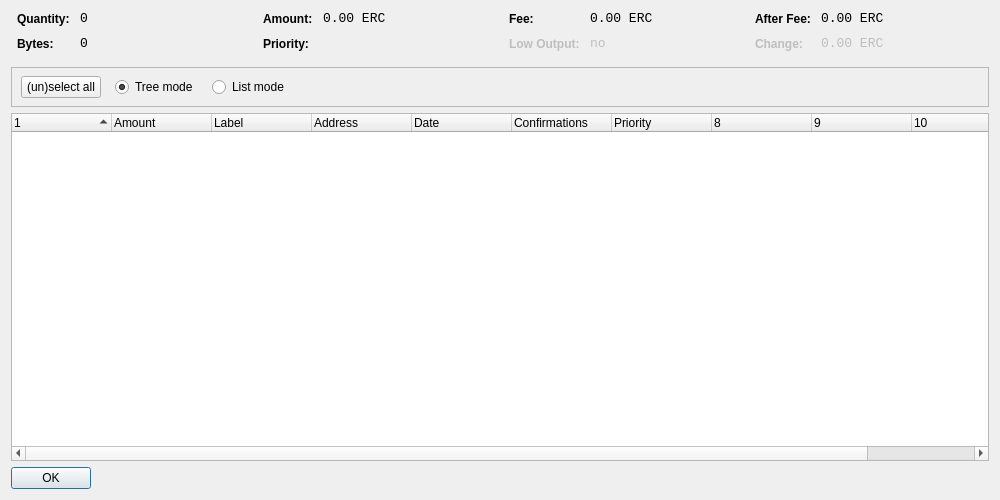
<?xml version="1.0" encoding="UTF-8"?>
<ui version="4.0">
 <class>CoinControlDialog</class>
 <widget class="QDialog" name="CoinControlDialog">
  <property name="geometry">
   <rect>
    <x>0</x>
    <y>0</y>
    <width>1000</width>
    <height>500</height>
   </rect>
  </property>
  <property name="windowTitle">
   <string>Coin Control</string>
  </property>
  <layout class="QVBoxLayout" name="verticalLayout">
   <item>
    <layout class="QHBoxLayout" name="horizontalLayoutTop" stretch="0,0,0,0">
     <property name="topMargin">
      <number>0</number>
     </property>
     <property name="bottomMargin">
      <number>10</number>
     </property>
     <item>
      <layout class="QFormLayout" name="formLayoutCoinControl1">
       <property name="horizontalSpacing">
        <number>10</number>
       </property>
       <property name="verticalSpacing">
        <number>10</number>
       </property>
       <property name="leftMargin">
        <number>6</number>
       </property>
       <property name="rightMargin">
        <number>6</number>
       </property>
       <item row="0" column="0">
        <widget class="QLabel" name="labelCoinControlQuantityText">
         <property name="styleSheet">
          <string notr="true">font-weight:bold;</string>
         </property>
         <property name="text">
          <string>Quantity:</string>
         </property>
        </widget>
       </item>
       <item row="0" column="1">
        <widget class="QLabel" name="labelCoinControlQuantity">
         <property name="font">
          <font>
           <family>Monospace</family>
           <pointsize>10</pointsize>
          </font>
         </property>
         <property name="cursor">
          <cursorShape>IBeamCursor</cursorShape>
         </property>
         <property name="contextMenuPolicy">
          <enum>Qt::ActionsContextMenu</enum>
         </property>
         <property name="text">
          <string notr="true">0</string>
         </property>
         <property name="textInteractionFlags">
          <set>Qt::LinksAccessibleByMouse|Qt::TextSelectableByKeyboard|Qt::TextSelectableByMouse</set>
         </property>
        </widget>
       </item>
       <item row="1" column="0">
        <widget class="QLabel" name="labelCoinControlBytesText">
         <property name="styleSheet">
          <string notr="true">font-weight:bold;</string>
         </property>
         <property name="text">
          <string>Bytes:</string>
         </property>
        </widget>
       </item>
       <item row="1" column="1">
        <widget class="QLabel" name="labelCoinControlBytes">
         <property name="font">
          <font>
           <family>Monospace</family>
           <pointsize>10</pointsize>
          </font>
         </property>
         <property name="cursor">
          <cursorShape>IBeamCursor</cursorShape>
         </property>
         <property name="contextMenuPolicy">
          <enum>Qt::ActionsContextMenu</enum>
         </property>
         <property name="text">
          <string notr="true">0</string>
         </property>
         <property name="textInteractionFlags">
          <set>Qt::LinksAccessibleByMouse|Qt::TextSelectableByKeyboard|Qt::TextSelectableByMouse</set>
         </property>
        </widget>
       </item>
      </layout>
     </item>
     <item>
      <layout class="QFormLayout" name="formLayoutCoinControl2">
       <property name="horizontalSpacing">
        <number>10</number>
       </property>
       <property name="verticalSpacing">
        <number>10</number>
       </property>
       <property name="leftMargin">
        <number>6</number>
       </property>
       <property name="rightMargin">
        <number>6</number>
       </property>
       <item row="0" column="0">
        <widget class="QLabel" name="labelCoinControlAmountText">
         <property name="styleSheet">
          <string notr="true">font-weight:bold;</string>
         </property>
         <property name="text">
          <string>Amount:</string>
         </property>
        </widget>
       </item>
       <item row="0" column="1">
        <widget class="QLabel" name="labelCoinControlAmount">
         <property name="font">
          <font>
           <family>Monospace</family>
           <pointsize>10</pointsize>
          </font>
         </property>
         <property name="cursor">
          <cursorShape>IBeamCursor</cursorShape>
         </property>
         <property name="contextMenuPolicy">
          <enum>Qt::ActionsContextMenu</enum>
         </property>
         <property name="text">
          <string notr="true">0.00 ERC</string>
         </property>
         <property name="textInteractionFlags">
          <set>Qt::LinksAccessibleByMouse|Qt::TextSelectableByKeyboard|Qt::TextSelectableByMouse</set>
         </property>
        </widget>
       </item>
       <item row="1" column="0">
        <widget class="QLabel" name="labelCoinControlPriorityText">
         <property name="styleSheet">
          <string notr="true">font-weight:bold;</string>
         </property>
         <property name="text">
          <string>Priority:</string>
         </property>
        </widget>
       </item>
       <item row="1" column="1">
        <widget class="QLabel" name="labelCoinControlPriority">
         <property name="font">
          <font>
           <family>Monospace</family>
           <pointsize>10</pointsize>
          </font>
         </property>
         <property name="cursor">
          <cursorShape>IBeamCursor</cursorShape>
         </property>
         <property name="contextMenuPolicy">
          <enum>Qt::ActionsContextMenu</enum>
         </property>
         <property name="text">
          <string/>
         </property>
         <property name="textInteractionFlags">
          <set>Qt::LinksAccessibleByMouse|Qt::TextSelectableByKeyboard|Qt::TextSelectableByMouse</set>
         </property>
        </widget>
       </item>
      </layout>
     </item>
     <item>
      <layout class="QFormLayout" name="formLayoutCoinControl3">
       <property name="horizontalSpacing">
        <number>10</number>
       </property>
       <property name="verticalSpacing">
        <number>10</number>
       </property>
       <property name="leftMargin">
        <number>6</number>
       </property>
       <property name="rightMargin">
        <number>6</number>
       </property>
       <item row="0" column="0">
        <widget class="QLabel" name="labelCoinControlFeeText">
         <property name="styleSheet">
          <string notr="true">font-weight:bold;</string>
         </property>
         <property name="text">
          <string>Fee:</string>
         </property>
        </widget>
       </item>
       <item row="0" column="1">
        <widget class="QLabel" name="labelCoinControlFee">
         <property name="font">
          <font>
           <family>Monospace</family>
           <pointsize>10</pointsize>
          </font>
         </property>
         <property name="cursor">
          <cursorShape>IBeamCursor</cursorShape>
         </property>
         <property name="contextMenuPolicy">
          <enum>Qt::ActionsContextMenu</enum>
         </property>
         <property name="text">
          <string notr="true">0.00 ERC</string>
         </property>
         <property name="textInteractionFlags">
          <set>Qt::LinksAccessibleByMouse|Qt::TextSelectableByKeyboard|Qt::TextSelectableByMouse</set>
         </property>
        </widget>
       </item>
       <item row="1" column="0">
        <widget class="QLabel" name="labelCoinControlLowOutputText">
         <property name="enabled">
          <bool>false</bool>
         </property>
         <property name="styleSheet">
          <string notr="true">font-weight:bold;</string>
         </property>
         <property name="text">
          <string>Low Output:</string>
         </property>
        </widget>
       </item>
       <item row="1" column="1">
        <widget class="QLabel" name="labelCoinControlLowOutput">
         <property name="enabled">
          <bool>false</bool>
         </property>
         <property name="font">
          <font>
           <family>Monospace</family>
           <pointsize>10</pointsize>
          </font>
         </property>
         <property name="cursor">
          <cursorShape>IBeamCursor</cursorShape>
         </property>
         <property name="contextMenuPolicy">
          <enum>Qt::ActionsContextMenu</enum>
         </property>
         <property name="text">
          <string notr="true">no</string>
         </property>
         <property name="textInteractionFlags">
          <set>Qt::LinksAccessibleByMouse|Qt::TextSelectableByKeyboard|Qt::TextSelectableByMouse</set>
         </property>
        </widget>
       </item>
      </layout>
     </item>
     <item>
      <layout class="QFormLayout" name="formLayoutCoinControl4">
       <property name="horizontalSpacing">
        <number>10</number>
       </property>
       <property name="verticalSpacing">
        <number>10</number>
       </property>
       <property name="leftMargin">
        <number>6</number>
       </property>
       <property name="rightMargin">
        <number>6</number>
       </property>
       <item row="0" column="0">
        <widget class="QLabel" name="labelCoinControlAfterFeeText">
         <property name="styleSheet">
          <string notr="true">font-weight:bold;</string>
         </property>
         <property name="text">
          <string>After Fee:</string>
         </property>
        </widget>
       </item>
       <item row="0" column="1">
        <widget class="QLabel" name="labelCoinControlAfterFee">
         <property name="font">
          <font>
           <family>Monospace</family>
           <pointsize>10</pointsize>
          </font>
         </property>
         <property name="cursor">
          <cursorShape>IBeamCursor</cursorShape>
         </property>
         <property name="contextMenuPolicy">
          <enum>Qt::ActionsContextMenu</enum>
         </property>
         <property name="text">
          <string notr="true">0.00 ERC</string>
         </property>
         <property name="textInteractionFlags">
          <set>Qt::LinksAccessibleByMouse|Qt::TextSelectableByKeyboard|Qt::TextSelectableByMouse</set>
         </property>
        </widget>
       </item>
       <item row="1" column="0">
        <widget class="QLabel" name="labelCoinControlChangeText">
         <property name="enabled">
          <bool>false</bool>
         </property>
         <property name="styleSheet">
          <string notr="true">font-weight:bold;</string>
         </property>
         <property name="text">
          <string>Change:</string>
         </property>
        </widget>
       </item>
       <item row="1" column="1">
        <widget class="QLabel" name="labelCoinControlChange">
         <property name="enabled">
          <bool>false</bool>
         </property>
         <property name="font">
          <font>
           <family>Monospace</family>
           <pointsize>10</pointsize>
          </font>
         </property>
         <property name="cursor">
          <cursorShape>IBeamCursor</cursorShape>
         </property>
         <property name="contextMenuPolicy">
          <enum>Qt::ActionsContextMenu</enum>
         </property>
         <property name="text">
          <string notr="true">0.00 ERC</string>
         </property>
         <property name="textInteractionFlags">
          <set>Qt::LinksAccessibleByMouse|Qt::TextSelectableByKeyboard|Qt::TextSelectableByMouse</set>
         </property>
        </widget>
       </item>
      </layout>
     </item>
    </layout>
   </item>
   <item>
    <widget class="QFrame" name="frame">
     <property name="minimumSize">
      <size>
       <width>0</width>
       <height>40</height>
      </size>
     </property>
     <property name="frameShape">
      <enum>QFrame::StyledPanel</enum>
     </property>
     <property name="frameShadow">
      <enum>QFrame::Sunken</enum>
     </property>
     <widget class="QWidget" name="horizontalLayoutWidget">
      <property name="geometry">
       <rect>
        <x>10</x>
        <y>0</y>
        <width>781</width>
        <height>41</height>
       </rect>
      </property>
      <layout class="QHBoxLayout" name="horizontalLayoutPanel" stretch="0,0,0,0,0">
       <property name="spacing">
        <number>14</number>
       </property>
       <item>
        <widget class="QPushButton" name="pushButtonSelectAll">
         <property name="sizePolicy">
          <sizepolicy hsizetype="Maximum" vsizetype="Fixed">
           <horstretch>0</horstretch>
           <verstretch>0</verstretch>
          </sizepolicy>
         </property>
         <property name="text">
          <string>(un)select all</string>
         </property>
        </widget>
       </item>
       <item>
        <widget class="QRadioButton" name="radioTreeMode">
         <property name="sizePolicy">
          <sizepolicy hsizetype="Maximum" vsizetype="Fixed">
           <horstretch>0</horstretch>
           <verstretch>0</verstretch>
          </sizepolicy>
         </property>
         <property name="text">
          <string>Tree mode</string>
         </property>
         <property name="checked">
          <bool>true</bool>
         </property>
        </widget>
       </item>
       <item>
        <widget class="QRadioButton" name="radioListMode">
         <property name="sizePolicy">
          <sizepolicy hsizetype="Maximum" vsizetype="Fixed">
           <horstretch>0</horstretch>
           <verstretch>0</verstretch>
          </sizepolicy>
         </property>
         <property name="text">
          <string>List mode</string>
         </property>
        </widget>
       </item>
       <item>
        <spacer name="horizontalSpacer">
         <property name="orientation">
          <enum>Qt::Horizontal</enum>
         </property>
         <property name="sizeHint" stdset="0">
          <size>
           <width>40</width>
           <height>20</height>
          </size>
         </property>
        </spacer>
       </item>
      </layout>
     </widget>
    </widget>
   </item>
   <item>
    <widget class="CoinControlTreeWidget" name="treeWidget">
     <property name="contextMenuPolicy">
      <enum>Qt::CustomContextMenu</enum>
     </property>
     <property name="sortingEnabled">
      <bool>false</bool>
     </property>
     <property name="columnCount">
      <number>11</number>
     </property>
     <attribute name="headerShowSortIndicator" stdset="0">
      <bool>true</bool>
     </attribute>
     <attribute name="headerStretchLastSection">
      <bool>false</bool>
     </attribute>
     <column>
      <property name="text">
       <string/>
      </property>
     </column>
     <column>
      <property name="text">
       <string>Amount</string>
      </property>
     </column>
     <column>
      <property name="text">
       <string>Label</string>
      </property>
     </column>
     <column>
      <property name="text">
       <string>Address</string>
      </property>
     </column>
     <column>
      <property name="text">
       <string>Date</string>
      </property>
     </column>
     <column>
      <property name="text">
       <string>Confirmations</string>
      </property>
      <property name="toolTip">
       <string>Confirmed</string>
      </property>
     </column>
     <column>
      <property name="text">
       <string>Priority</string>
      </property>
     </column>
     <column>
      <property name="text">
       <string/>
      </property>
     </column>
     <column>
      <property name="text">
       <string/>
      </property>
     </column>
     <column>
      <property name="text">
       <string/>
      </property>
     </column>
     <column>
      <property name="text">
       <string/>
      </property>
     </column>
    </widget>
   </item>
   <item>
    <widget class="QDialogButtonBox" name="buttonBox">
     <property name="sizePolicy">
      <sizepolicy hsizetype="Maximum" vsizetype="Fixed">
       <horstretch>0</horstretch>
       <verstretch>0</verstretch>
      </sizepolicy>
     </property>
     <property name="orientation">
      <enum>Qt::Horizontal</enum>
     </property>
     <property name="standardButtons">
      <set>QDialogButtonBox::Ok</set>
     </property>
    </widget>
   </item>
  </layout>
 </widget>
 <customwidgets>
  <customwidget>
   <class>CoinControlTreeWidget</class>
   <extends>QTreeWidget</extends>
   <header>coincontroltreewidget.h</header>
  </customwidget>
 </customwidgets>
 <resources/>
 <connections/>
</ui>
